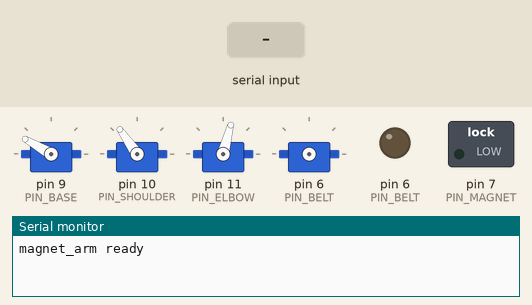
Recording of a sketch running on a simulated Arduino Uno, built with avr-gcc and run on an emulated ATmega328P. Shown: 4 × servo, switched loads named in the sketch (green lamp = pin HIGH), output pins drawn as LEDs (lit = HIGH), the last lines printed to the serial monitor. Inputs (shaded band) come from the test bench.

Above: at 1.2 s.
1.3 s: "C90\n" received over Serial
2.8 s: "C,45\n" received over Serial
At 4.2 s:
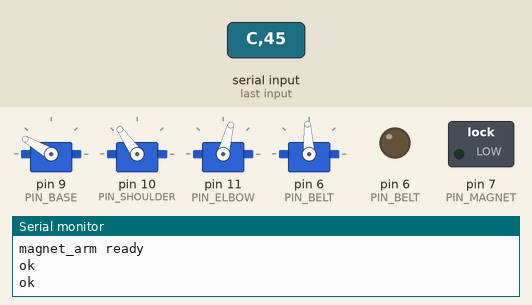
Timing chart, 0 to 5.8 s (numbered marks = the images above; inputs shaded):
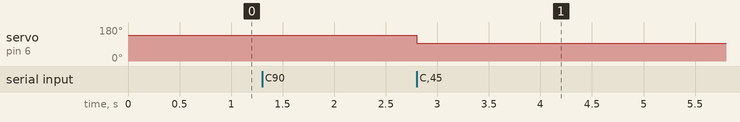

Measured:
- after the input at 2.8 s, servo on pin 6 (PIN_BELT): 136° → 93° at once

The sketch:

magnet_arm.ino
```cpp
/*
  magnet_arm.ino — 3-servo arm + electromagnet, driven over USB serial at 115200 baud.

  Wiring (Arduino Uno R3, Madrid build 19 Sep 2026):
    D9   -> base servo signal      (MG90S, orange wire)
    D10  -> shoulder servo signal  (MG946R)
    D11  -> elbow servo signal     (MG90S)
    D7   -> 5 V relay module IN    (switches the 24 V lifting electromagnet; 1N4007 flyback diode
                                    across the coil, band towards +24 V)
    D6   -> DS04-NFC continuous servo signal (conveyor drive, optional; 90 = stop)
    Power: Uno over USB. Servos from the enclosed 5 V 5 A supply, its GND tied to Arduino GND,
    its +5 V never on the Uno 5 V pin. The magnet has its own 24 V supply through the relay
    contacts; never connect 24 V to the servo rail.
  The MG996R/MOSFET hobby_v1 build uses the same sketch: D7 drives the IRF520 SIG instead.

  Protocol (one command per line):
    S <base> <shoulder> <elbow>   servo targets in degrees 0-180        -> ok
    M <0|1>                       electromagnet off / on                -> ok
    C <speed>                     conveyor servo, -100..100: pulse = neutral + speed*5 us; 0 = neutral for 2 frames,
                                  then detach (no signal)                                          -> ok
    H                             home pose                             -> ok
    ?                             -> P <b> <s> <e> M <0|1> B <0|1>   (B=1 while still moving)
    T <speed> <ms>                spin the D6 servo at <speed> (-100..100) for <ms> ms timed on the MCU, then detach
                                  (= C 0). Non-blocking; a second T replaces the first; C 0 or T 0 0 aborts. ms capped
                                  at 2000. For a continuous-rotation servo used as a door: host jitter is out of the loop.  -> ok
    D <deg>                       POSITIONAL door on D6: attach (if needed), ramp to <deg> like S, HOLD (never detaches).
                                  Any C/T afterwards returns D6 to belt (speed) mode.                       -> ok
    N <us>                        D6 speed-mode neutral pulse in microseconds (1300-1700, default 1500). Servo.write(90)
                                  is 1472 us, which is NOT a continuous servo's neutral; calibrate with N.  -> ok
    L <ch> <min> <max>            travel limits in degrees for channel 0-2 (S) or 3 (D door). Defaults 0-180. -> ok
    R <ch> <vmax> <accel>         per-channel ramp override (ch 3 = the D door), ch 0-2 (base/shoulder/elbow), vmax in deg/s,
                                  accel in deg/s^2; 0 restores the defaults (200, 700)     -> ok
                                  (the swing door on D9 uses `R 0 400 8000`: 25 deg in ~0.11 s instead of 0.38 s)

  Servo motion follows a trapezoidal profile (ACCEL_DEG_S2, MAX_DEG_PER_S) so the hanging magnet
  with a part on it is never whipped around. Identical to the simulator's firmware model.
*/

#include <Servo.h>

const uint8_t PIN_BASE = 9, PIN_SHOULDER = 10, PIN_ELBOW = 11, PIN_MAGNET = 7, PIN_BELT = 6;
const float MAX_DEG_PER_S = 200.0f;     // default cruise speed (well below MG90S/MG946R no-load speed)
const float ACCEL_DEG_S2 = 700.0f;      // default acceleration limit of the profile
float vmax[4] = {MAX_DEG_PER_S, MAX_DEG_PER_S, MAX_DEG_PER_S, MAX_DEG_PER_S};  // per-channel, changed by `R` (3 = D door)
float amax[4] = {ACCEL_DEG_S2, ACCEL_DEG_S2, ACCEL_DEG_S2, ACCEL_DEG_S2};
int limLo[4] = {0, 0, 0, 0}, limHi[4] = {180, 180, 180, 180};   // `L`: travel limits per channel, degrees
int beltNeutralUs = 1500;                // `N`: speed-mode neutral pulse (Servo.write(90) would be 1472 us)
const int BELT_US_PER_PCT = 5;           // speed -100..100 -> neutral +/- 500 us
const unsigned long BELT_STOP_HOLD_MS = 40;  // hold neutral this long (2 frames) before detaching
const unsigned long TICK_MS = 20;       // one servo pulse period
const int HOME_POSE[3] = {150, 125, 75};  // taras_v1: parked up and to the side, out of the camera's view

Servo servos[3];
Servo belt;
bool beltPulseActive = false;           // `T`: timed spin in progress
unsigned long beltPulseStart = 0, beltPulseMs = 0;
bool beltStopping = false;              // neutral written, detach pending
unsigned long beltStopAt = 0;
bool doorMode = false;                  // `D`: D6 is a positional servo being held at current[3]
float current[4];
float vel[4];
int target[4];
bool magnetOn = false;
unsigned long lastTick = 0;
char line[48];
uint8_t lineLen = 0;

// D6 speed mode (continuous-rotation conveyor/door drive). Pulse = neutral + sp*5 us, so +sp and -sp are symmetric
// about the calibrated neutral (Servo.write(90) = 1472 us is NOT neutral; that made a 1500-us servo creep at `C 1`).
// Speed 0: write neutral for BELT_STOP_HOLD_MS (a deterministic stop for a continuous servo), then detach.
void detachBelt() {
  if (belt.attached()) belt.detach();
  pinMode(PIN_BELT, OUTPUT);
  digitalWrite(PIN_BELT, LOW);
  beltStopping = false;
}

void setBelt(int sp) {
  doorMode = false;                       // any speed command leaves positional door mode
  if (sp == 0) {
    if (belt.attached()) {
      belt.writeMicroseconds(beltNeutralUs);
      beltStopping = true;
      beltStopAt = millis() + BELT_STOP_HOLD_MS;
    } else detachBelt();
    return;
  }
  beltStopping = false;
  if (!belt.attached()) belt.attach(PIN_BELT);
  belt.writeMicroseconds(beltNeutralUs + sp * BELT_US_PER_PCT);
}

// D6 positional mode: hold a target angle, ramped like the arm channels, never detached.
void setDoor(int deg) {
  beltPulseActive = false;
  beltStopping = false;
  if (!doorMode) {                        // entering: start the ramp from the commanded angle (position is unknown after detach)
    if (!belt.attached()) belt.attach(PIN_BELT);
    current[3] = constrain(deg, limLo[3], limHi[3]);
    vel[3] = 0;
    doorMode = true;
  }
  target[3] = constrain(deg, limLo[3], limHi[3]);
}

void applyServos() {
  for (uint8_t i = 0; i < 3; i++) servos[i].write((int)(current[i] + 0.5f));
  if (doorMode) belt.write((int)(current[3] + 0.5f));
}

bool moving() {
  uint8_t n = doorMode ? 4 : 3;
  for (uint8_t i = 0; i < n; i++) if (fabs(target[i] - current[i]) > 0.01f || fabs(vel[i]) > 1e-6f) return true;
  return false;
}

void handle(char *cmd) {
  if (cmd[0] == 'S') {
    int b, s, e;
    if (sscanf(cmd + 1, "%d %d %d", &b, &s, &e) == 3) {
      target[0] = constrain(b, limLo[0], limHi[0]);
      target[1] = constrain(s, limLo[1], limHi[1]);
      target[2] = constrain(e, limLo[2], limHi[2]);
      Serial.println(F("ok"));
    } else Serial.println(F("err"));
  } else if (cmd[0] == 'M') {
    magnetOn = (cmd[2] == '1');
    digitalWrite(PIN_MAGNET, magnetOn ? HIGH : LOW);
    Serial.println(F("ok"));
  } else if (cmd[0] == 'C') {
    int sp = constrain(atoi(cmd + 1), -100, 100);
    beltPulseActive = false;            // any C cancels a running T pulse
    setBelt(sp);
    Serial.println(F("ok"));
  } else if (cmd[0] == 'D') {
    int d;
    if (sscanf(cmd + 1, "%d", &d) == 1) { setDoor(d); Serial.println(F("ok")); }
    else Serial.println(F("err"));
  } else if (cmd[0] == 'N') {
    int us;
    if (sscanf(cmd + 1, "%d", &us) == 1 && us >= 1300 && us <= 1700) {
      beltNeutralUs = us;
      if (belt.attached() && !doorMode && !beltPulseActive && beltStopping) belt.writeMicroseconds(beltNeutralUs);
      Serial.println(F("ok"));
    } else Serial.println(F("err"));
  } else if (cmd[0] == 'L') {
    int ch, lo, hi;
    if (sscanf(cmd + 1, "%d %d %d", &ch, &lo, &hi) == 3 && ch >= 0 && ch <= 3 && lo >= 0 && hi <= 180 && lo < hi) {
      limLo[ch] = lo; limHi[ch] = hi;
      target[ch] = constrain(target[ch], lo, hi);
      Serial.println(F("ok"));
    } else Serial.println(F("err"));
  } else if (cmd[0] == 'T') {
    int sp; long ms;
    if (sscanf(cmd + 1, "%d %ld", &sp, &ms) == 2) {
      sp = constrain(sp, -100, 100);
      ms = constrain(ms, 0L, 2000L);
      if (sp == 0 || ms == 0) {
        beltPulseActive = false;
        setBelt(0);
      } else {
        setBelt(sp);
        beltPulseStart = millis();
        beltPulseMs = (unsigned long)ms;
        beltPulseActive = true;
      }
      Serial.println(F("ok"));
    } else Serial.println(F("err"));
  } else if (cmd[0] == 'H') {
    for (uint8_t i = 0; i < 3; i++) target[i] = HOME_POSE[i];
    Serial.println(F("ok"));
  } else if (cmd[0] == 'R') {
    int ch; long v, a;
    if (sscanf(cmd + 1, "%d %ld %ld", &ch, &v, &a) == 3 && ch >= 0 && ch <= 3) {
      vmax[ch] = (v <= 0) ? MAX_DEG_PER_S : (float)constrain(v, 1L, 2000L);
      amax[ch] = (a <= 0) ? ACCEL_DEG_S2 : (float)constrain(a, 1L, 50000L);
      Serial.println(F("ok"));
    } else Serial.println(F("err"));
  } else if (cmd[0] == '?') {
    Serial.print(F("P "));
    for (uint8_t i = 0; i < 3; i++) { Serial.print((int)(current[i] + 0.5f)); Serial.print(' '); }
    Serial.print(F("M ")); Serial.print(magnetOn ? 1 : 0);
    Serial.print(F(" B ")); Serial.println(moving() ? 1 : 0);
  } else {
    Serial.println(F("err"));
  }
}

void setup() {
  Serial.begin(115200);
  pinMode(PIN_MAGNET, OUTPUT);
  digitalWrite(PIN_MAGNET, LOW);
  servos[0].attach(PIN_BASE);
  servos[1].attach(PIN_SHOULDER);
  servos[2].attach(PIN_ELBOW);
  setBelt(0);   // conveyor off: no pulses on D6 until a C command asks for speed
  for (uint8_t i = 0; i < 3; i++) { current[i] = HOME_POSE[i]; target[i] = HOME_POSE[i]; vel[i] = 0; }
  current[3] = 90; target[3] = 90; vel[3] = 0;
  applyServos();
  Serial.println(F("magnet_arm ready"));
}

void loop() {
  while (Serial.available()) {
    char c = Serial.read();
    if (c == '\n' || c == '\r') {
      if (lineLen) { line[lineLen] = 0; handle(line); lineLen = 0; }
    } else if (lineLen < sizeof(line) - 1) {
      line[lineLen++] = c;
    }
  }
  unsigned long now = millis();
  if (beltPulseActive && now - beltPulseStart >= beltPulseMs) {   // end of a `T` pulse, timed here, not on the host
    beltPulseActive = false;
    setBelt(0);
  }
  if (beltStopping && (long)(now - beltStopAt) >= 0) detachBelt();   // neutral held for 2 frames -> no signal
  if (now - lastTick >= TICK_MS) {
    lastTick = now;
    const float dt = TICK_MS / 1000.0f;
    uint8_t n = doorMode ? 4 : 3;
    for (uint8_t i = 0; i < n; i++) {
      float d = target[i] - current[i];
      float vdes = (fabs(d) > 1e-6f) ? copysignf(fminf(vmax[i], sqrtf(2 * amax[i] * fabs(d))), d) : 0.0f;
      float dv = constrain(vdes - vel[i], -amax[i] * dt, amax[i] * dt);
      vel[i] += dv;
      float move = vel[i] * dt;
      if (fabs(move) >= fabs(d)) { move = d; vel[i] = 0; }
      current[i] += move;
    }
    applyServos();
  }
}
```
